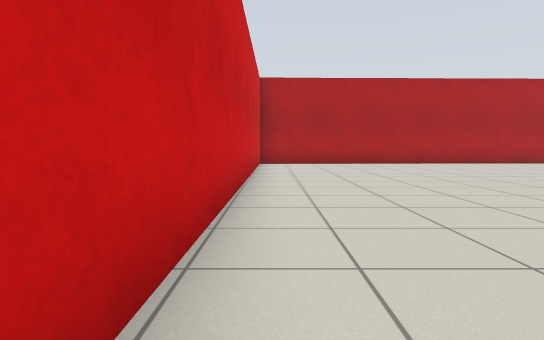
View 1 (above)

19 first-person views from a walk through a world built for the Gazebo simulator. The camera is 0.71 m above the floor, tilts 4° down and sees 75° across. The floor is counted in squares, 1 m on a side. Each view is taken from the middle of a square. On the plan, view 1 faces up. The plan holds only what a view shows up to about 11 squares ahead; the rest is blank. The place goes on beyond the plan.

View 2
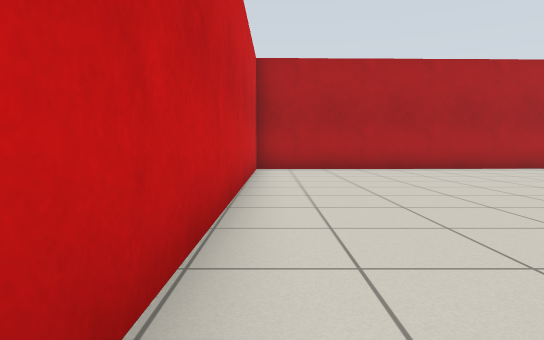

View 3
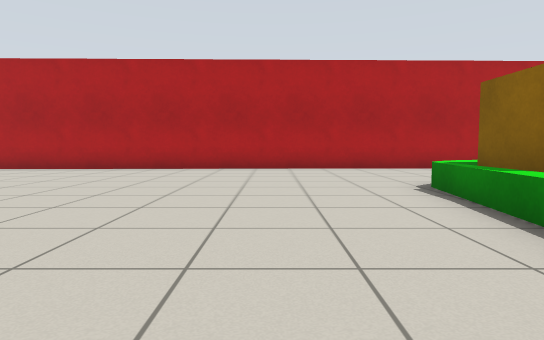

View 4
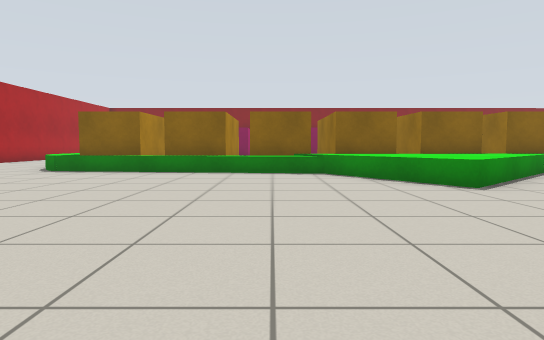

View 5
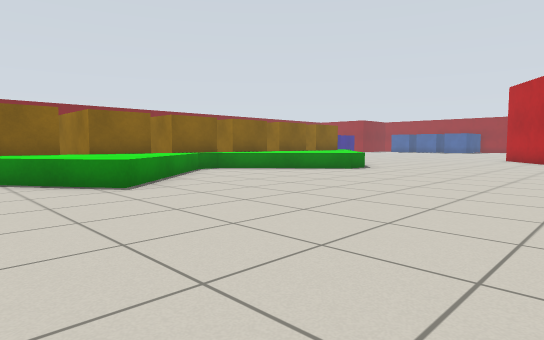

View 6
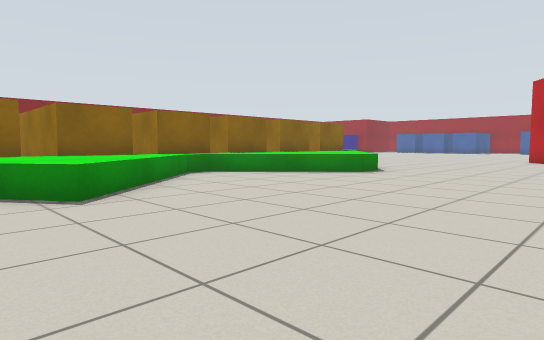

View 7
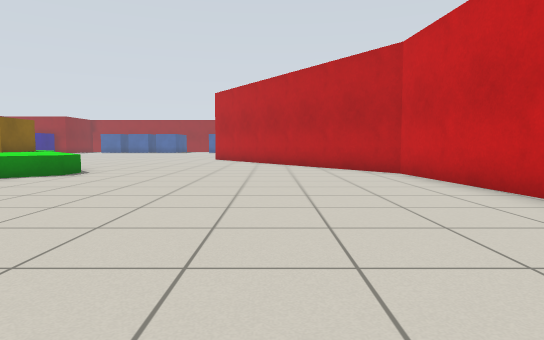

View 8
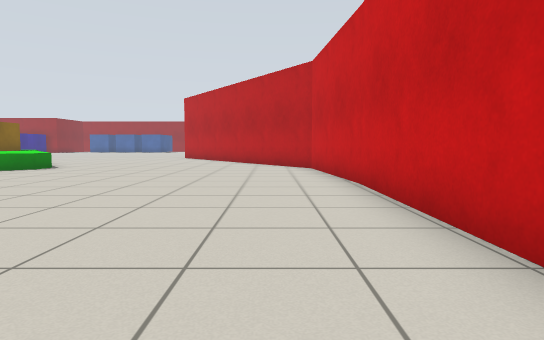

View 9
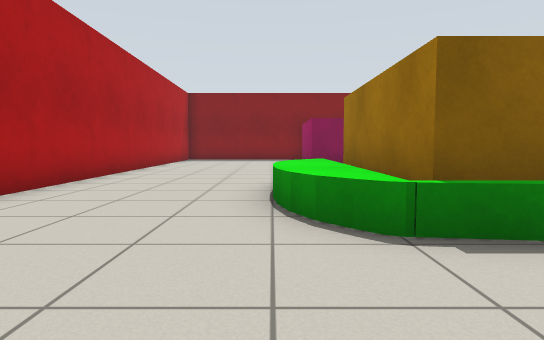

View 10
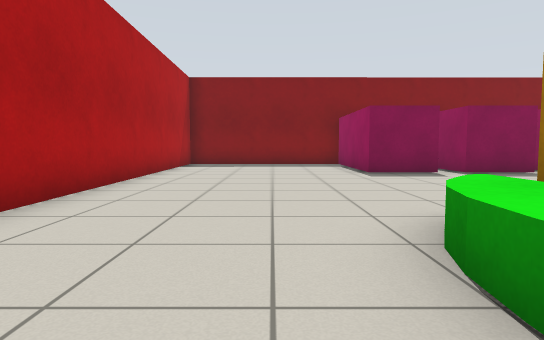

View 11
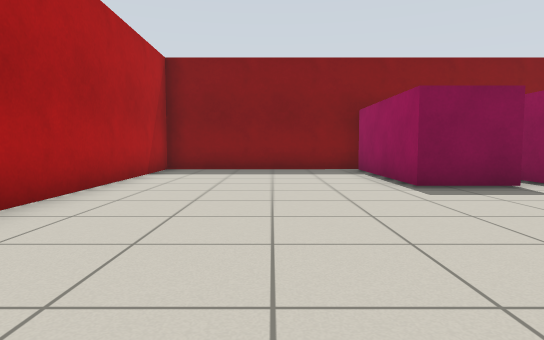

View 12
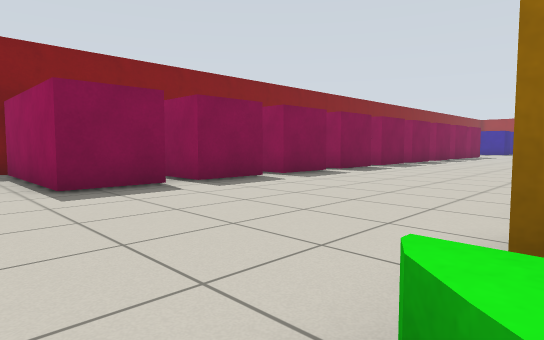

View 13
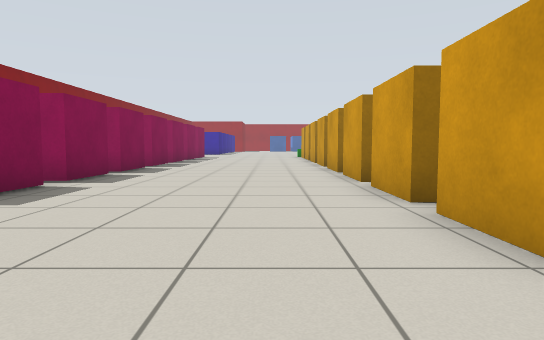

View 14
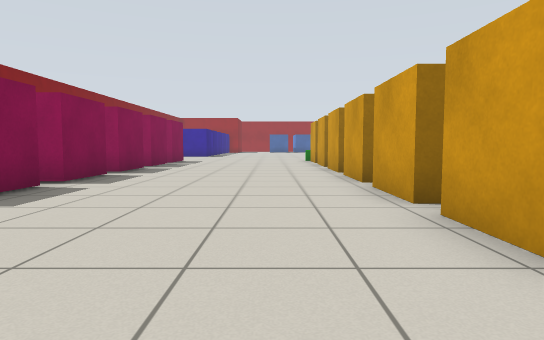

View 15
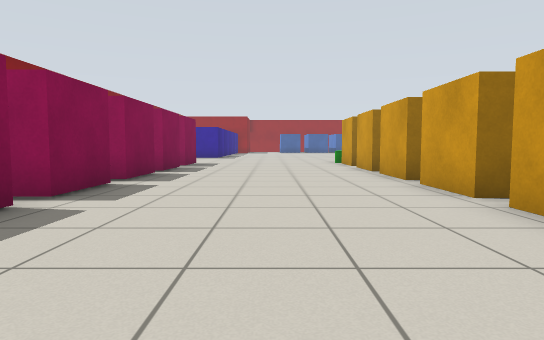

View 16
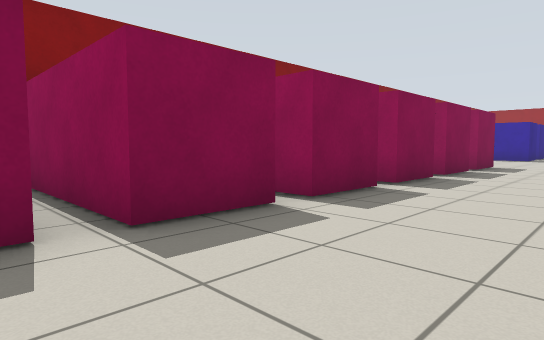

View 17
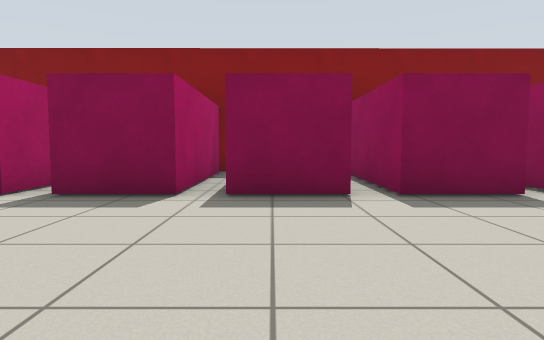

View 18
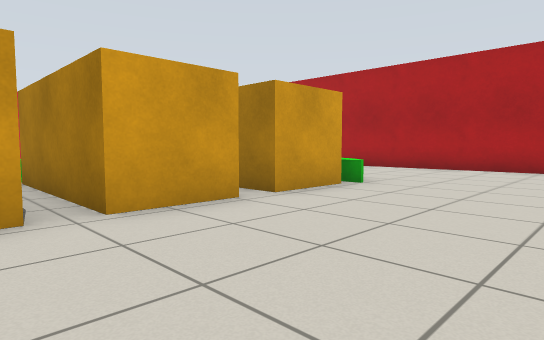

View 19
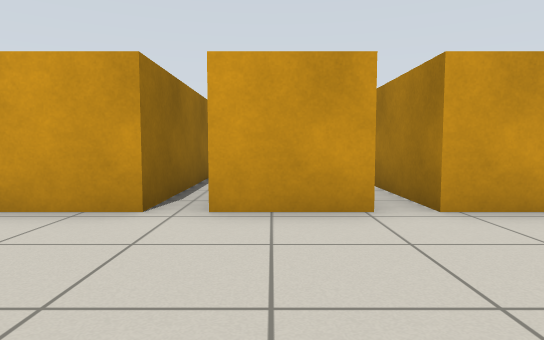

### Floor plan
Points are (right, up) in squares from view 1. A wall is a line through its corners. A room is listed if a view was taken in it or the views show most of it. See-through windows are left out.
Room 1 (views 1, 2, 3, 4, 5, 6, 7, 8, 9, 10, 11, 12, 13, 14, 15, 16, 17, 18, 19)
walls: (12.2, 3.6) (16.3, 3.6) (16.3, 1.9); (12.2, 6.8) (12.2, 8.5) (16.3, 8.5) (16.3, 6.8); (12.2, -1.3) (16.3, -1.3) (16.3, -3.1); (16.3, 1.3) (16.3, -0.6); (16.3, 6.1) (16.3, 4.3) (12.2, 4.3) (12.2, 6.1); (16.3, -3.7) (16.3, -5.5); (16.3, -6.2) (16.3, -8); (22, 1.9) (22, 3.6) (23, 3.6); (-0.6, -3.5) (-0.2, -7.9) (1.3, -10.1); (22, -0.6) (22, 1.2); (22, 6.8) (22, 8.5) (26.1, 8.5); (16.3, -8.6) (16.3, -10.1); (22, -3.1) (22, -1.3) (25.8, -1.3); (22, -5.5) (22, -3.7); (26, 4.3) (22, 4.3) (22, 6.1); (22, -8) (22, -6.2); (26.5, 8.3) (26.4, 14.1) (-0.5, 13.5) (-0.6, -3.6); (22, -10.4) (22, -8.5)
low walls: (10.8, 1.6) (11.7, 9.1) (12.2, 9.5) (12.7, 9.8) (13.3, 9.9); (13.8, 10) (14.9, 9.9) (15.5, 9.8); (16.1, 9.4) (16.4, 9.1); (7.9, -8.2) (7.9, -7.4) (11, -4.6) (11, -3.9) (7.8, -0.4) (11.9, 2.4)

Positions as (right, up) in squares from view 1, and headings:
1: (0, 0), facing up
2: (0, 3), facing up
3: (9, 3), facing up
4: (2, 3), facing right
5: (2, 2), facing down-right
6: (3, 1), facing down-right
7: (3, 1), facing down
8: (1, 3), facing down
9: (9, 10), facing right
10: (13, 11), facing right
11: (16, 11), facing right
12: (16, 10), facing down-right
13: (18, 8), facing down
14: (18, 3), facing down
15: (19, 1), facing down
16: (19, 0), facing down-right
17: (17, 3), facing right
18: (20, 3), facing up-left
19: (20, 5), facing left
